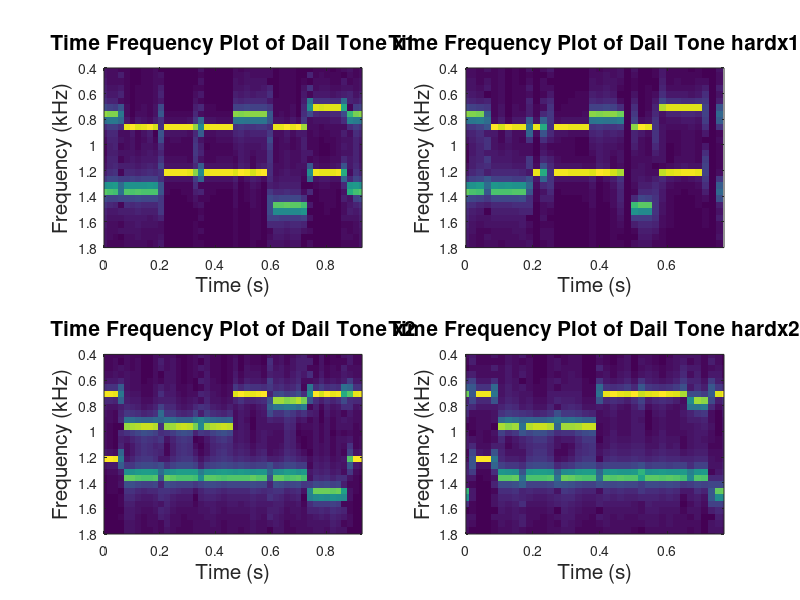

This figure's MATLAB source:
%Touch-Tone Detection
%Rijk van Wijk & Nicolaas du Plessis
close all; clear; clc;

%Global Settings
load touch.mat
Fs = 8192;

%Calculations
y = x1;
time_length = length(y)/Fs;
coloms = fix(Fs/50); %Amount of Samples per 20ms
rows = fix(length(y)/coloms); %Amount of Blocks of 20ms
trunc_l = coloms * rows;
y_trunc = y(1:trunc_l);
X = reshape(y_trunc, coloms, rows);
Y = fftshift(abs(fft(X)));
t = linspace(0,time_length,length(y));
f = linspace(-Fs/2000,Fs/2000,coloms);

subplot(221)
imagesc(t,f,Y); axis([0 0.93 0.4 1.8])
xlabel('Time (s)','Fontsize',15); ylabel('Frequency (kHz)','Fontsize',15)
title('Time Frequency Plot of Dail Tone x1','Fontsize',15)


y = x2;
time_length = length(y)/Fs;
coloms = fix(Fs/50); %Amount of Samples per 20ms
rows = fix(length(y)/coloms); %Amount of Blocks of 20ms
trunc_l = coloms * rows;
y_trunc = y(1:trunc_l);
X = reshape(y_trunc, coloms, rows);
Y = fftshift(abs(fft(X)));
t = linspace(0,time_length,length(y));
f = linspace(-Fs/2000,Fs/2000,coloms);

subplot(223)
imagesc(t,f,Y); axis([0 0.93 0.4 1.8])
xlabel('Time (s)','Fontsize',15); ylabel('Frequency (kHz)','Fontsize',15)
title('Time Frequency Plot of Dail Tone x2','Fontsize',15)


y = hardx1;
time_length = length(y)/Fs;
coloms = fix(Fs/50); %Amount of Samples per 20ms
rows = fix(length(y)/coloms); %Amount of Blocks of 20ms
trunc_l = coloms * rows;
y_trunc = y(1:trunc_l);
X = reshape(y_trunc, coloms, rows);
Y = fftshift(abs(fft(X)));
t = linspace(0,time_length,length(y));
f = linspace(-Fs/2000,Fs/2000,coloms);

subplot(222)
imagesc(t,f,Y); axis([0 0.77 0.4 1.8])
xlabel('Time (s)','Fontsize',15); ylabel('Frequency (kHz)','Fontsize',15)
title('Time Frequency Plot of Dail Tone hardx1','Fontsize',15)


y = hardx2;
time_length = length(y)/Fs;
coloms = fix(Fs/50); %Amount of Samples per 20ms
rows = fix(length(y)/coloms); %Amount of Blocks of 20ms
trunc_l = coloms * rows;
y_trunc = y(1:trunc_l);
X = reshape(y_trunc, coloms, rows);
Y = fftshift(abs(fft(X)));
t = linspace(0,time_length,length(y));
f = linspace(-Fs/2000,Fs/2000,coloms);

subplot(224)
imagesc(t,f,Y); axis([0 0.77 0.4 1.8])
xlabel('Time (s)','Fontsize',15); ylabel('Frequency (kHz)','Fontsize',15)
title('Time Frequency Plot of Dail Tone hardx2','Fontsize',15)